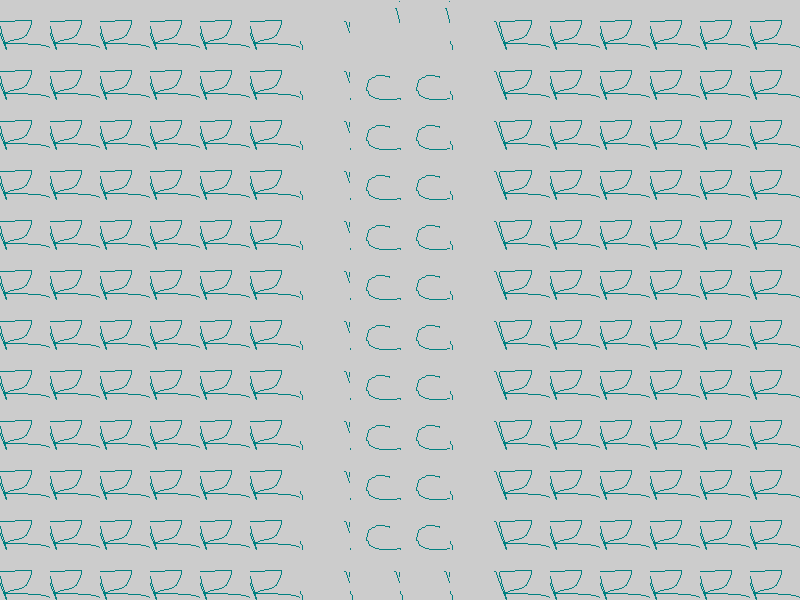

A level layout from a 2D game, rendered from its tile map. Below: a short description, then the map file with tile-grid data replaced by summaries:
An orthogonal 16x12 tile map with 50x50 px tiles, 1 tile layer (Tile Layer 1).

<map version="1.0" orientation="orthogonal" width="16" height="12" tilewidth="50" tileheight="50">
 <properties>
  <property name="hero.position" value="400,525,1" />
 </properties>
 <tileset firstgid="1" name="tiles" tilewidth="50" tileheight="50">
  <image source="tiles.png" width="200" height="200" />
 </tileset>
 <layer name="Tile Layer 1" width="16" height="12">
  <data>[192 cells, 192 non-empty, 4 distinct tile ids]</data>
 </layer>
</map>